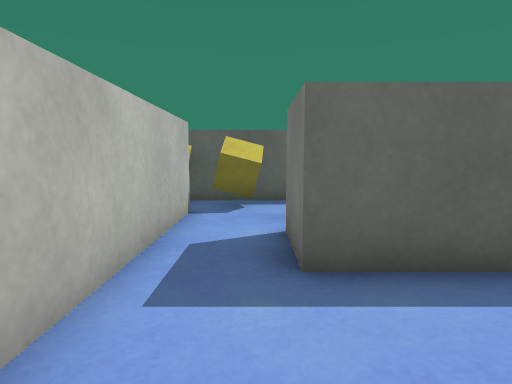
view 1 (above)

16 first-person views from a walk through a 3-D level made in the Unity game engine. The camera is 0.62 m above the floor, tilts 6° down and sees 75° across. The floor is counted in squares, 0.5 m on a side. Each view is taken from the middle of a square. On the plan, view 1 faces up. The plan holds only what a view shows up to about 14 squares ahead; the rest is blank. The player character is not drawn. Surface patterns are stand-ins for the level's own textures.

view 2
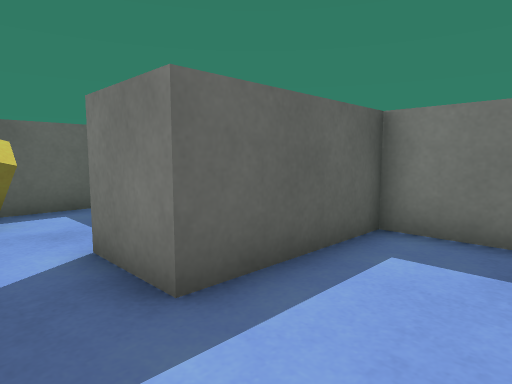

view 3
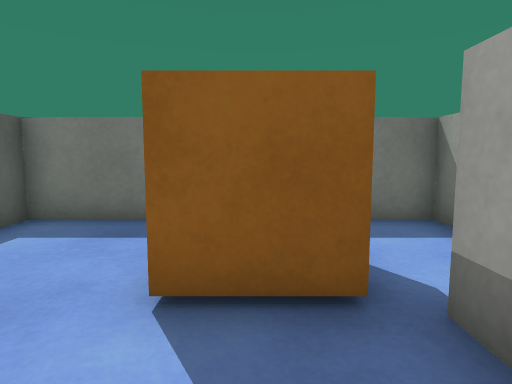

view 4
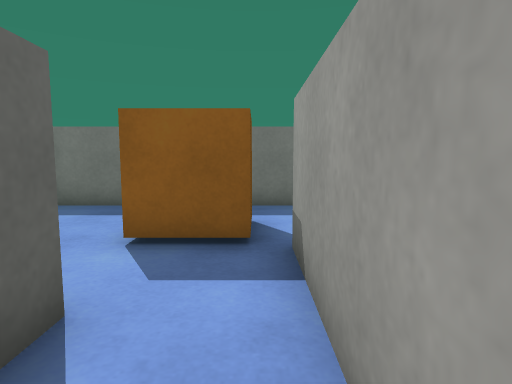

view 5
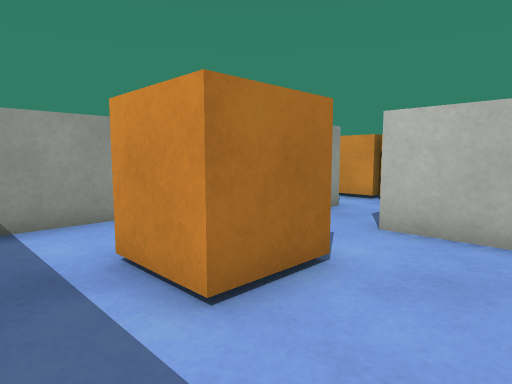

view 6
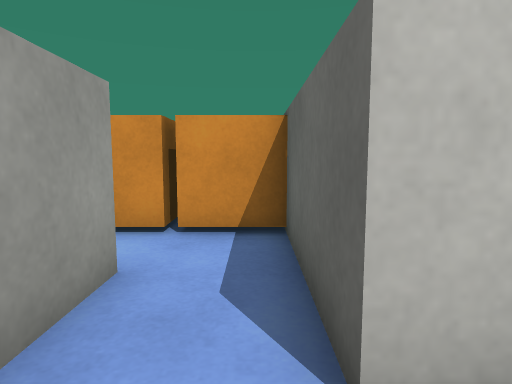

view 7
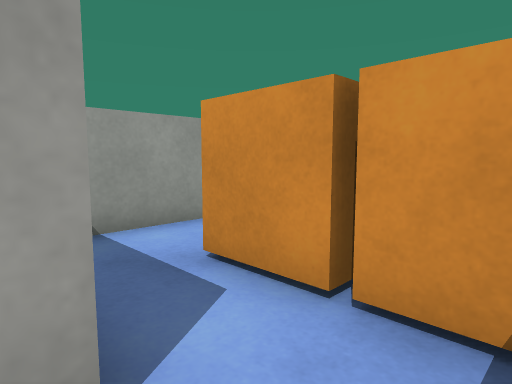

view 8
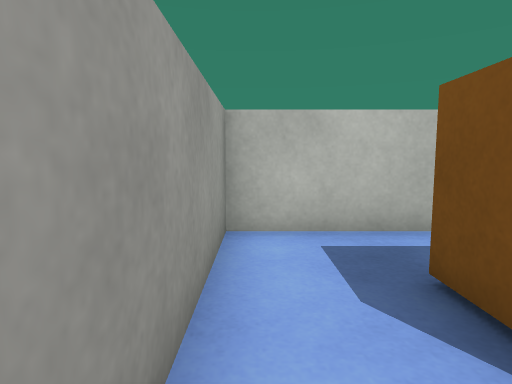

view 9
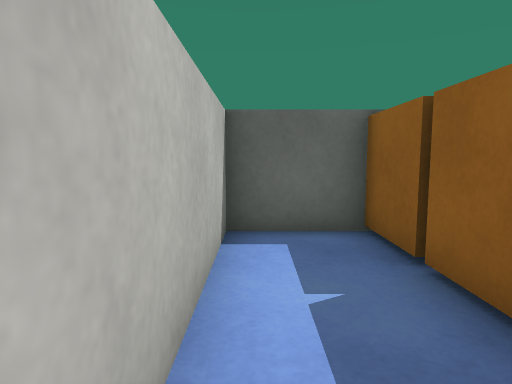

view 10
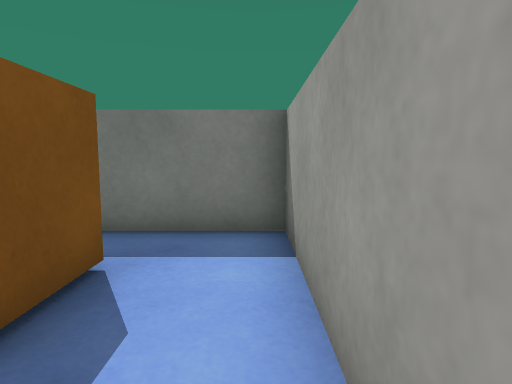

view 11
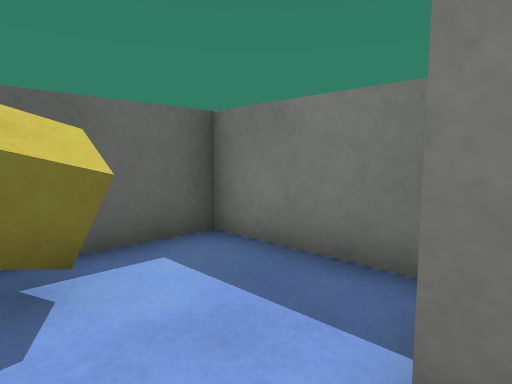

view 12
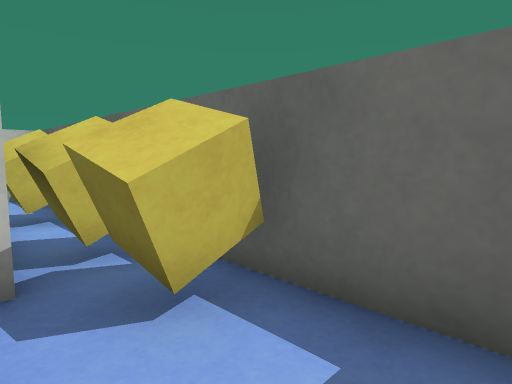

view 13
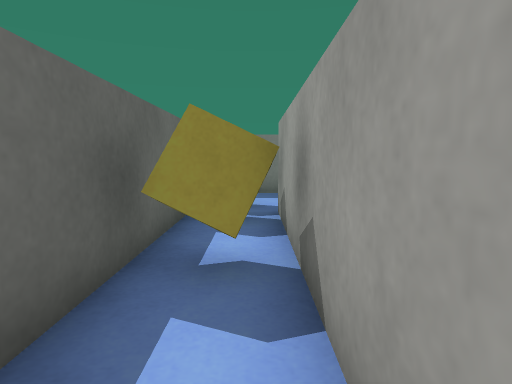

view 14
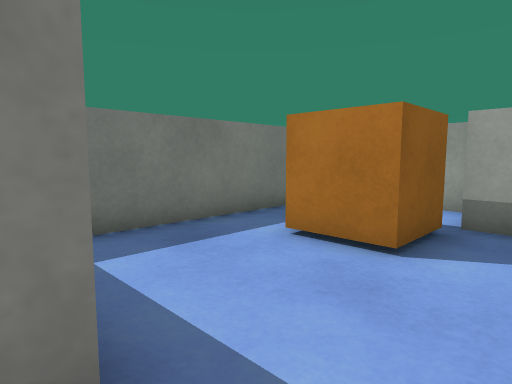

view 15
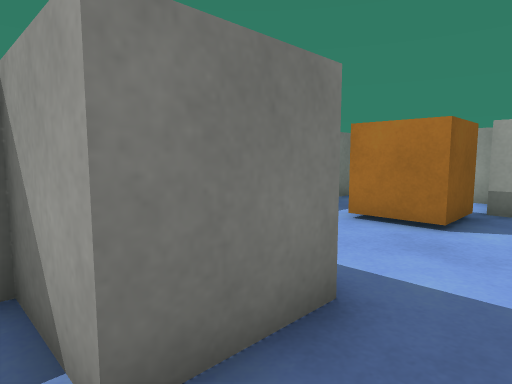

view 16
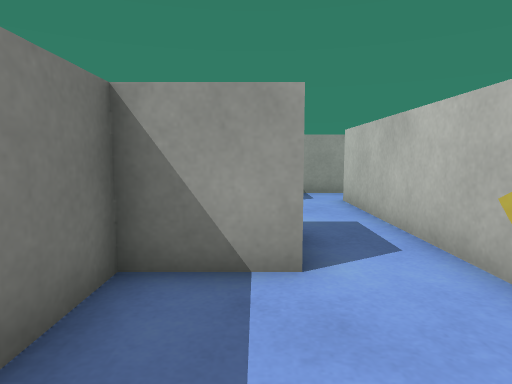

### Floor plan
Points are (right, up) in squares from view 1. A wall is a line through its corners. A room is listed if a view was taken in it or the views show most of it. See-through windows are left out.
Room 1 (views 1, 2, 5, 6)
walls: (-1.4, -2.5) (0.5, -2.5); (0.8, -4.5) (4.5, -4.5) (4.5, 3.5) (0.5, 3.5); (-1.5, 3.5) (-1.5, -0.5)
ways out: opening at (-2.5, -1.5) to room 2; opening at (-0.5, 4.5) to room 3
objects: orange box (1, -2) to (2, 0)
Room 2 (views 3, 4, 7, 8, 9, 10)
walls: (-3.6, -2.5) (-1.4, -2.5); (-7.1, -0.5) (-9.5, -0.5) (-9.5, -6.5) (-3.5, -6.5) (-3.5, -3.4); (-1.5, -0.5) (-5.5, -0.5)
ways out: opening at (-2.5, -1.5) to room 1
objects: orange box (-7, -4) to (-6, -3); orange box (-7, -2) to (-6, -1)
Room 3 (views 11, 12, 13, 14, 15, 16)
walls: (0.5, 3.5) (0.5, 5.5) (2.5, 5.5) (2.5, 9.5) (-7.1, 9.5); (-8.5, 7.5) (-1.5, 7.5) (-1.5, 3.5)
ways out: opening at (-0.5, 4.5) to room 1
objects: yellow cube (-5, 8) to (-5, 9); yellow cube (-2, 8) to (-2, 9); yellow cube (-1, 8) to (0, 9)

Positions as (right, up) in squares from view 1, and headings:
1: (0, 0), facing up
2: (-1, 1), facing up-right
3: (-2, -1), facing right
4: (-4, -2), facing right
5: (4, 2), facing down-left
6: (0, -1), facing left
7: (-3, -1), facing down-left
8: (-4, -6), facing left
9: (-9, -6), facing up
10: (-9, -6), facing right
11: (-1, 5), facing up-right
12: (2, 7), facing up-left
13: (-9, 8), facing right
14: (-1, 4), facing down-right
15: (-1, 6), facing down-right
16: (1, 9), facing down
